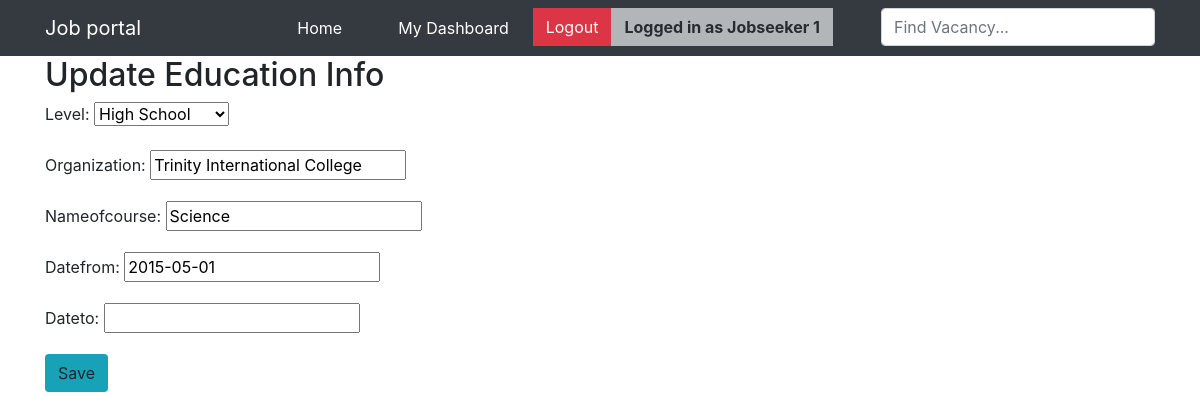
Screenshot of /jobseeker-update-info/5 (signed in) with the database file from the repository.
### app/models.py (models this page shows, shortened)
class User(AbstractUser):
    username = None
    email = models.EmailField(unique=True)
    USERNAME_FIELD = 'email'
    REQUIRED_FIELDS = []
    role=models.IntegerField(choices=(
        (1,'Employer'),
        (2,'Jobseeker'),
    ))
    avatar=models.ImageField(upload_to='images/',blank = False)

class JobSeekerEducation(models.Model):
    user=models.ForeignKey(User,on_delete=models.CASCADE)
    level=models.IntegerField(choices=Education_choices)
    organization=models.CharField(max_length=80,null=True)
    nameofcourse=models.CharField(max_length=50,null=True)
    datefrom=models.DateField()
    dateto=models.DateField(blank=True,null=True)

### app/views.py (the view, shortened to what this page needs)
# urls.py: path("jobseeker-update-info/<int:pk>",views.UpdateEduInfo.as_view(),name="edu-update-info"),
class UpdateEduInfo(LoginRequiredMixin,generic.UpdateView):
    model= JobSeekerEducation
    template_name='edu-info-update.html'
    fields=['level','organization','nameofcourse','datefrom','dateto']

### templates/edu-info-update.html (shortened to what this page needs)
{% extends "base.html" %}
{% block body %}
<div class="container">
<h2>Update Education Info</h2>
<form method="POST" class="post-form">
        {{ form.as_p }}
        <button type="submit" class="save btn btn-default bg-info">Save</button>
</form>
</div>
{% endblock body %}

### templates/base.html (shortened to what this page needs)
{% load static %}
<html>
    <head>
    <link rel="stylesheet" href="{% static 'css/bootstrap.css' %}">
    </head>
    <body data-spy="scroll" data-target=".navbar" data-offset="50">
    <nav class="navbar navbar-expand-sm bg-dark navbar-dark">
        <div class='container'>
        <a class="navbar-brand" href="{% url 'home' %}"> Job portal</a>
        <ul class="navbar-nav">
            {% if request.user.is_authenticated %}
            <li class="nav-item">
                <a class="nav-link text-white mx-4" href="{% url 'home' %}">Home</a>
            </li>
            <li class="nav-item">
                <a class="nav-link text-white mx-3" href="
                {% if user.role == 1 %}
                    {% url 'dashboard' user.id %}
                {% else %}
                    {% url 'Jobseeker_dashboard' %}
                {% endif %}
                ">My Dashboard</a>
            </li>
            <li class="nav-item">
                <a href="{%url 'logout'%}" class="text-white btn btn-danger rounded-0">Logout</a>
            </li>
            <li class="nav-item">
                <a class="btn btn-light mr-5 disabled rounded-0"><b>Logged in as
                {% if user.first_name%}
                {{user.first_name}} {{user.last_name}}
                {% else %}
                {{user.email}}
                {% endif %}
                </b></a>
            </li>
            {% endif %}
            <li class="nav-item">
                <form class="form-inline my-lg-0" action="{%url 'search'%}" method="GET">
                <input
                    class="form-control search-box"
                    type="Search"
                    placeholder="Find Vacancy..."
                    name="search_term"
                    value="{{search_term}}"
                >
                </form>
            </li>
        </ul>
        </div>
    </nav>
    {% block body %}
    {% endblock body %}
</body>
</html>

### rows the page displays
User: first_name "Jobseeker", last_name "1"
JobSeekerEducation: level "High School", organization "Trinity International College", nameofcourse "Science", datefrom "2015-05-01"
